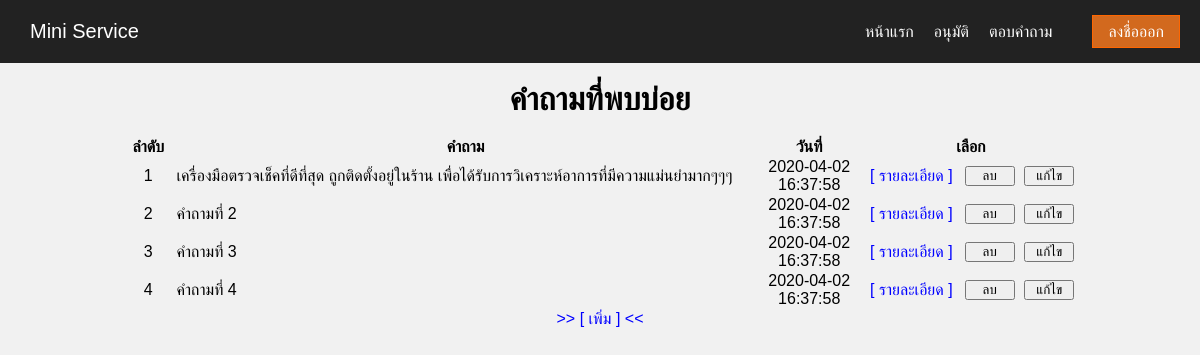
Screenshot of /PAGESTAFF/question.php with the database file from the repository.
### tables this page shows
CREATE TABLE `tblquestion` (
  `question_id` int(10) NOT NULL,
  `question` varchar(100) NOT NULL,
  `details` text NOT NULL,
  `questiondate` datetime NOT NULL DEFAULT current_timestamp()
);

### PAGESTAFF/question.php (called while the page is built)
<?php
    require "header.php";
    require "Question/Question.php";
?>
<?php
    require "../footer.ini.php";

### PAGESTAFF/Question/Question.php (the view, shortened to what this page needs)
<?php
    $result = mysqli_query($mysqli,"SELECT * FROM tblquestion");
?>
<br>
<center><h1>คำถามที่พบบ่อย</h1>
<br>
<table border="0" style="width: 80%">
    <thead>
        <th style="width: 5%">ลำดับ</th>
        <th style="width: 55%">คำถาม</th>
        <th style="width: 10%">วันที่</th>
        <th colspan="3"style="width:20%">เลือก</th>
    </thead>
    <tbody>
        <?php
            $number = 0;
            while($row = $result->fetch_assoc()){
                $Qid = $row['question_id'];
                $number += 1;
                echo "<tr>";
                echo "<td>"."<center>".$number."</td>";
                echo "<td>"."".$row['question']."</td>";
                echo "<td>"."<center>".$row['questiondate']."</td>";
        ?>
                <td>
                <a href="javascript:popup('Question/detail.php?txt_id=<?php echo $Qid; ?>','',800,600)" ><font color="blue"><center> [ รายละเอียด ] </center></font></a>
                </td>
                    <form action="Question/DelQ.php"  method="POST">
                    <td><center><input type="submit" name="del" value="ลบ" style="width:50"onClick="return confirm('คุณต้องการที่จะลบข้อมูลนี้หรือไม่ ?');"></td>
                    </form>
                    <form action="javascript:popup('Question/EditQ.php?txt_id=<?php echo $Qid; ?>','',900,700)" method="POST">
                    <td><center><input type="submit" name="edit" value = "แก้ไข"style="width:50"></td>
                    </form>
        <?php
                echo "</tr>";
            }
        ?>
    </tbody>
</table></center>
<a href="javascript:popup('Question/AddQ.php?txt_id=<?php echo "AddQ"; ?>','',900,700)" ><font color="blue"><center> >> [ เพิ่ม ] << </center></font></a>

### css/menu.css (style rules this page uses)
* { margin: 0; padding: 0; box-sizing: border-box; }
body { font-family: Arial, Helvetica, sans-serif; background: #f1f1f1; }
a { color: white; text-decoration: none; }

### rows the page displays
tblquestion: question "เครื่องมือตรวจเช็คที่ดีที่สุด ถูกติดตั้งอยู่ในร้าน เพื่อได้รับการวิเคราะห์อาการที่มีความแม่นยำมากๆๆๆ", questiondate "2020-04-02 16:37:58"
tblquestion: question "คำถามที่ 2", questiondate "2020-04-02 16:37:58"
tblquestion: question "คำถามที่ 3", questiondate "2020-04-02 16:37:58"
tblquestion: question "คำถามที่ 4", questiondate "2020-04-02 16:37:58"
